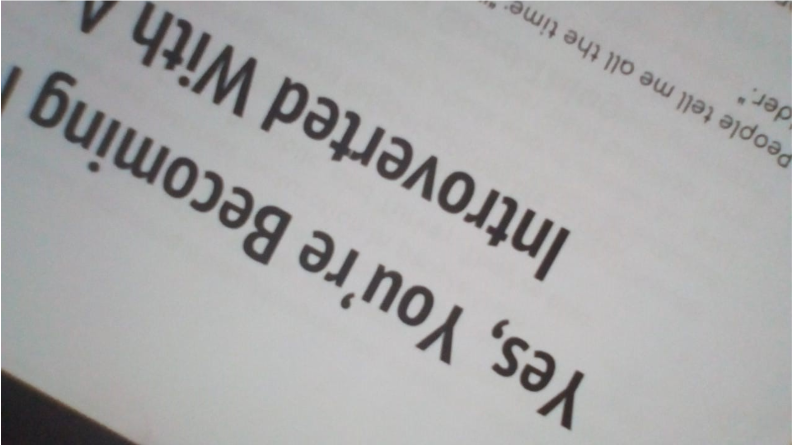
#> input picture test_cases/case_diagonal2.jpeg, 1586 x 890 px, found by its file name (shown at 1/2 size)
$ jupyter execute orientation.ipynb   (shell and % lines are left out)
#> lines starting #> are read from the running program, lines starting #| are printed output that depends on the picture; after the words box and inside, x2 and y2 are one past the last pixel; in counts of white or black regions, pixels touching at a corner belong together
### commonfunctions.py


import skimage.io as io
import cv2
import matplotlib.pyplot as plt
import numpy as np
from skimage.exposure import histogram
from matplotlib.pyplot import bar
from skimage.color import rgb2gray,rgb2hsv
from skimage.filters import threshold_otsu


# Convolution:
from scipy.signal import convolve2d
from scipy import fftpack
import math
import os


from skimage.util import random_noise
from skimage.filters import median
from skimage.feature import canny

from skimage.transform import hough_line, hough_line_peaks
from skimage.feature import canny
from skimage import data

import matplotlib.pyplot as plt
from matplotlib import cm

from mpl_toolkits.mplot3d import Axes3D  # noqa: F401 unused import

import matplotlib.pyplot as plt
from matplotlib import cm
from skimage.morphology import binary_erosion, binary_dilation, binary_closing,skeletonize, thin
from matplotlib.ticker import LinearLocator, FormatStrFormatter
import numpy as np

import math
from skimage.transform import rotate

# Edges
from skimage.filters import sobel_h, sobel, sobel_v,roberts, prewitt

# Show the figures / plots inside the notebook
def show_images(images,titles=None):
    #This function is used to show image(s) with titles by sending an array of images and an array of associated titles.
    # images[0] will be drawn with the title titles[0] if exists
    # You aren't required to understand this function, use it as-is.
    n_ims = len(images)
    if titles is None: titles = ['(%d)' % i for i in range(1,n_ims + 1)]
    fig = plt.figure()
    n = 1
    for image,title in zip(images,titles):
        a = fig.add_subplot(1,n_ims,n)
        if image.ndim == 2:
            plt.gray()
        plt.imshow(image)
        a.set_title(title)
        plt.axis('off')
        n += 1
    fig.set_size_inches(np.array(fig.get_size_inches()) * n_ims)
    plt.show()


# [43 lines left out: functions show_3d_image, show_3d_image_filtering_in_freq, showHist, not called in this run]

### orientation.ipynb
[cell 1]
from commonfunctions import *
import skimage

[cell 2]
def paper_binary_transfer(gray_image): # gray-scale from 0-1
    return_image = np.copy(gray_image)
    thresh = threshold_otsu(return_image)
#> thresh = 0.485
    for i in range(0,gray_image.shape[0]):
        for j in range(0,gray_image.shape[1]):
            if gray_image[i][j] > thresh :
                return_image[i][j] =0
            else :
                return_image[i][j] =1
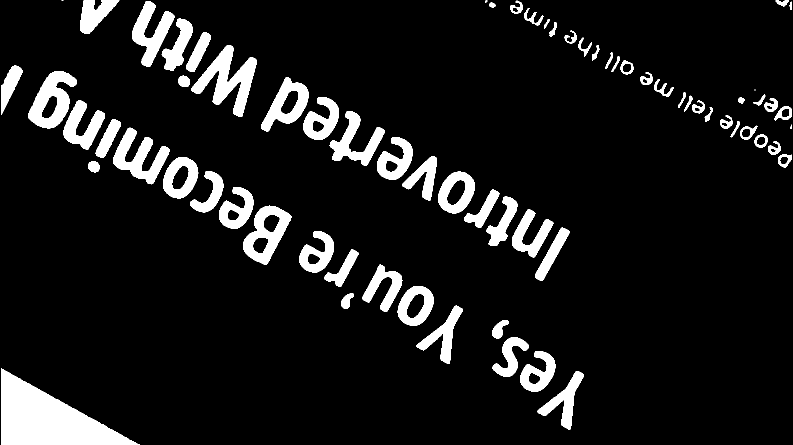
#> return_image: shape (890, 1586) float64 (shown at 1/2 size); values 0 (black) and 1 (white), 9.6% white; 70 white regions (4 under 20 px), largest, box (x1, y1, x2, y2) and area: (2, 737, 280, 890) 21311, (382, 90, 514, 234) 7334, (56, 142, 154, 257) 5682

    return return_image

[cell 3]
import cv2
my_final_img = io.imread('rotation_cases/case_diagonal2.jpeg', -1)
my_final_img = paper_binary_transfer(rgb2gray(my_final_img))
show_images([my_final_img])
#> in show_images, `n_ims = len(images)`: n_ims = 1
#> the loop in show_images, `for image,title in zip(images,titles):` made 1 pass
#> (title, n) on pass 1: ('(1)', 2)
#> after the loop in show_images, `for image,title in zip(images,titles):`: n = 2

[cell 4]
def sobel_imp(image,threshold):
#> called with threshold = 0.6
    output_x = np.copy(image)
    output_y = np.copy(image)
    output = np.copy(image)

    f1 = np.array([
        [ -1,0,1],
        [ -2,0,2],
        [ -1,0,1]
    ])
    f2 = np.array([
        [ -1,-2,-1],
        [ 0,0,0],
        [ 1,2,1]
    ])

    output_x = convolve2d(image,f2)
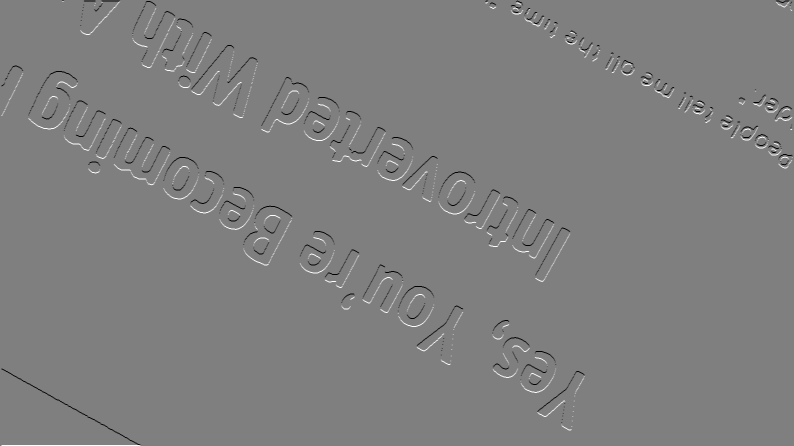
#> output_x: shape (892, 1588) float64 (shown at 1/2 size); min -4, max 4, mean 0; drawn with min black and max white
    output_y = convolve2d(image,f1)
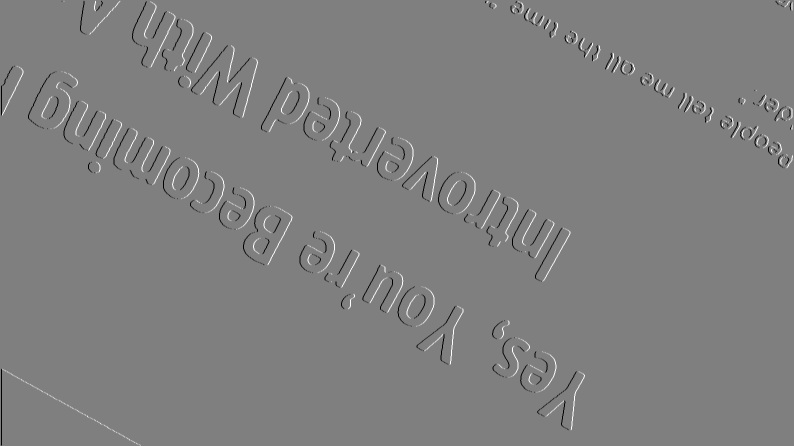
#> output_y: shape (892, 1588) float64 (shown at 1/2 size); min -4, max 4, mean 0; drawn with min black and max white


    for x in range(0,image.shape[0]):
        for y in range(0,image.shape[1]):
            output[x][y] = np.sqrt(((output_x[x][y]**2)+(output_y[x][y]**2)))
            if output[x][y] > threshold:
                output[x][y] = 255
            else :
                output[x][y] = 0
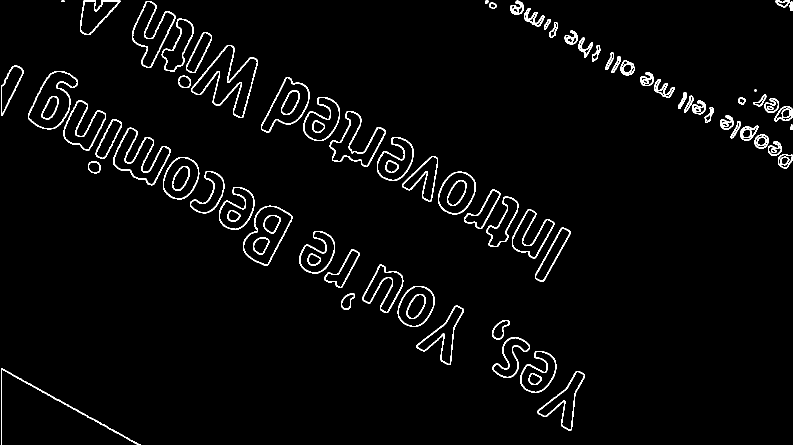
#> output: shape (890, 1586) float64 (shown at 1/2 size); 2.9% white in thin lines or dots

    show_images([output_x,output_y,output])
#> the loop in show_images (call 2), `for image,title in zip(images,titles):` made 3 passes
#> title on passes 1 to 3: '(1)', '(2)', '(3)'
#| (890, 1586)
    return output
good_sobel = sobel_imp(my_final_img,0.6)

[cell 5]
def most_frequent(List):
    counter = 0
    num = List[0]

    for i in List:
        curr_frequency = List.count(i)
        if(curr_frequency> counter):
            counter = curr_frequency
            num = i

    return num

[cell 6]
import numpy as np

from skimage.transform import hough_line, hough_line_peaks
from skimage.feature import canny
from skimage import data

import matplotlib.pyplot as plt
from matplotlib import cm

def hough1(temp_image):
    image = temp_image
    # Classic straight-line Hough transform
    # Set a precision of 0.5 degree.
    tested_angles = np.linspace(-np.pi/2 , np.pi/2, 360)
    h, theta, d = hough_line(image, theta=tested_angles)
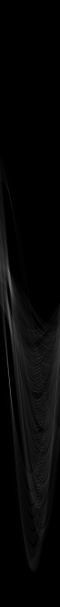
#> h: shape (3639, 360) uint64 (shown at 1/6 size); min 0, max 400, mean 11.1; drawn with min black and max white
#> theta = 360 values from -1.57 to 1.57; d = 3639 values from -1819 to 1819

    # Generating figure 1
    fig, axes = plt.subplots(1, 3, figsize=(20, 6))
    ax = axes.ravel()

    ax[0].imshow(image, cmap=cm.gray)
    ax[0].set_title('Input image')
    ax[0].set_axis_off()

    ax[1].imshow(np.log(1 + h),
                 extent=[np.rad2deg(theta[-1]), np.rad2deg(theta[0]), d[-1], d[0]],
                 cmap=cm.gray, aspect=1/1.5)
    ax[1].set_title('Hough transform')
    ax[1].set_xlabel('Angles (degrees)')
    ax[1].set_ylabel('Distance (pixels)')
    ax[1].axis('image')

    ax[2].imshow(image, cmap=cm.gray)
    origin = np.array((0, image.shape[1]))
    _, angle, dist = hough_line_peaks(h, theta, d)
#> angle = 17 values, max -1.03 at index 14, min -1.14 at index 16, mean -1.07; dist = 17 values, max 534 at index 14, min -643 at index 2, mean 87.82
    list_of_angles = []
    #print(list_of_angles)

    for i in range(0,len(angle)):
        list_of_angles.append(float("{0:.0f}".format(np.rad2deg(angle[i]))))
#> this loop made 17 passes
#> after the loop, list_of_angles = [-61, -61, -61, -61, -61, -63, -61, -61, -62, -61, -61, -61, -60, -61, -59, -61, -65]
    final_angle = most_frequent(list_of_angles)
#> in most_frequent, `num = List[0]`: num = -61
#> the loop in most_frequent, `for i in List:` made 17 passes
#> (i, curr_frequency, counter, num) on pass 1: (-61, 12, 12, -61)
#> after the loop in most_frequent, `for i in List:`: counter = 12; num = -61
#> final_angle = -61

    for _, angle, dist in zip(*hough_line_peaks(h, theta, d)):
        #if float("{0:.1f}".format(angle)) == final_angle:
        #    print(final_angle)
        print(np.rad2deg(angle))
        y0, y1 = (dist - origin * np.cos(angle)) / np.sin(angle)
            #print(origin)
            #print(y0,y1)
        ax[2].plot(origin, (y0, y1), '-r')
#> this loop made 17 passes
#> (angle, dist, y0, y1) on passes 1 to 8: (-1.07, -99, 112.7, 976.7), (-1.07, -180, 205, 1069), (-1.06, -643, 735.8, 1617.8), (-1.07, 140, -159.4, 704.6), (-1.07, 57, -64.91, 799.1), (-1.11, 434, -485.3, 308), (-1.07, 472, -537.5, 326.5), (-1.07, -164, 186.8, 1050.7)
#> (printed output is left out)
            #print("slope", (y1-origin[1]) / (y0-origin[0]))
    ax[2].set_xlim(origin)
    ax[2].set_ylim((image.shape[0], 0))
    ax[2].set_axis_off()
    ax[2].set_title('Detected lines')


    plt.tight_layout()
    plt.show()
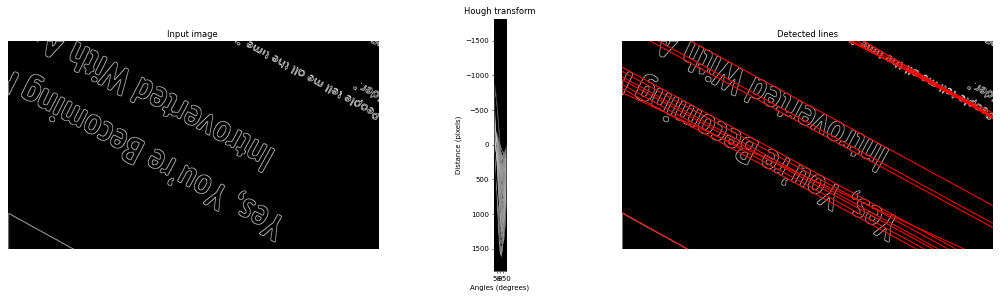
#> figure drawn by matplotlib, 3 panels
    return final_angle
print(good_sobel.shape)
angle_of_rotation1 = hough1(good_sobel)
#> angle_of_rotation1 = -61

[cell 7]
import math
from skimage.transform import rotate

rotation_angle = -(90- angle_of_rotation1)
#> rotation_angle = -151
print(rotation_angle)
#| -151.0

rotated_image = rotate(my_final_img, rotation_angle, resize=True)
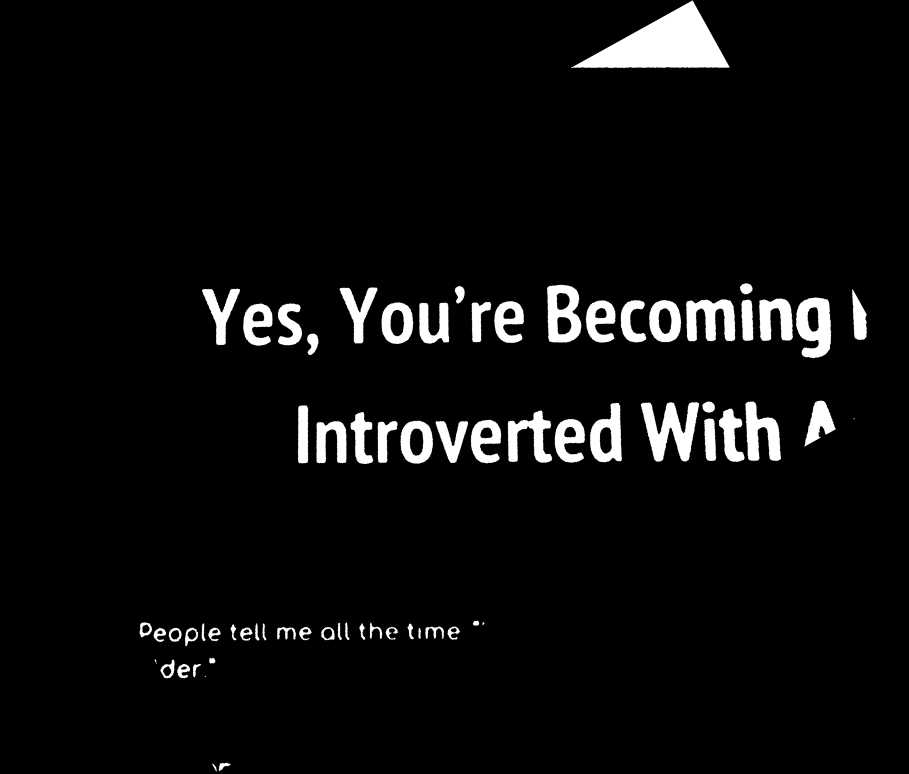
#> rotated_image: shape (1547, 1818) float64 (shown at 1/2 size); min 0, max 1, mean 0.0483
show_images([my_final_img,rotated_image])

$ run again, with test_cases/case_diagonal1.jpeg copied over test_cases/case_diagonal2.jpeg
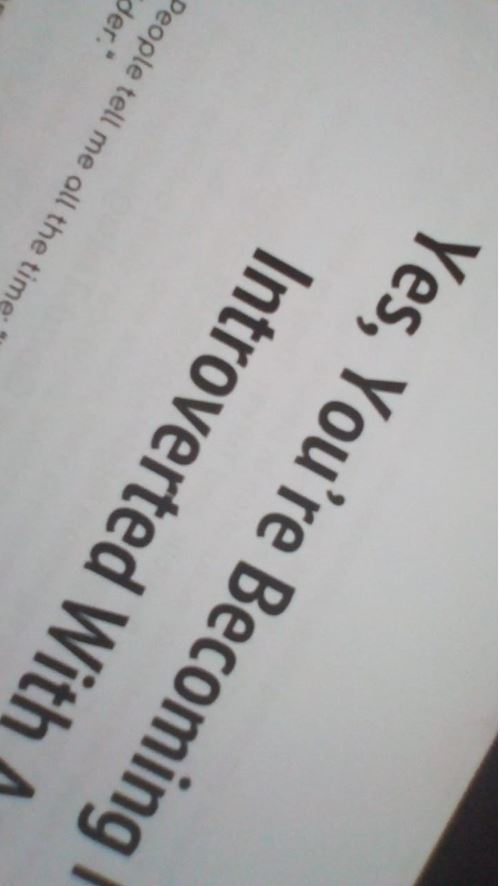
#> input picture test_cases/case_diagonal1.jpeg, 500 x 886 px, found by its file name
#> thresh = 0.484
#> after the loop in paper_binary_transfer, `for i in range(0,gray_image.shape[0]):`:
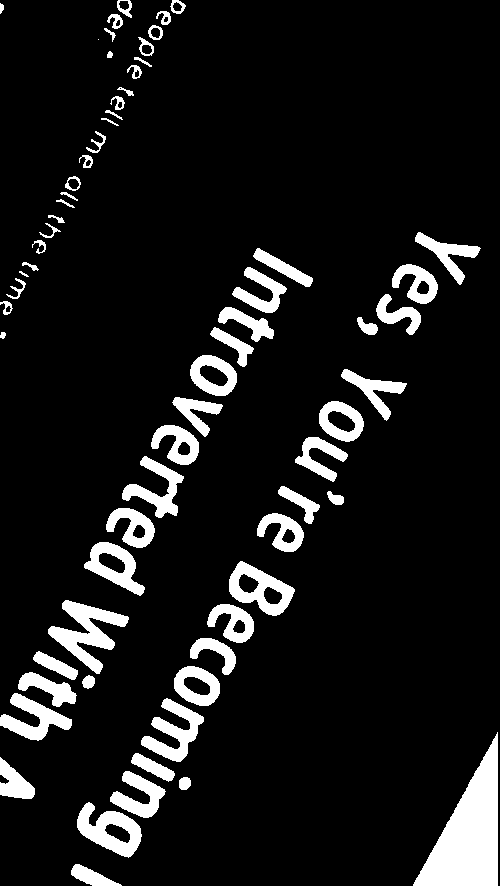
#> return_image: shape (886, 500) float64; values 0 (black) and 1 (white), 9.6% white; 66 white regions (1 under 20 px), largest, box (x1, y1, x2, y2) and area: (413, 732, 498, 886) 6609, (48, 600, 129, 674) 2314, (77, 802, 142, 858) 1797
#> n_ims = 1
#> the loop in show_images, `for image,title in zip(images,titles):` made 1 pass
#> (title, n) on pass 1: ('(1)', 2)
#> after the loop in show_images, `for image,title in zip(images,titles):`: n = 2
#> the loop in show_images (call 2), `for image,title in zip(images,titles):` made 3 passes
#> title on passes 1 to 3: '(1)', '(2)', '(3)'
#| (886, 500)
#> theta = 360 values from -1.57 to 1.57; d = 2037 values from -1018 to 1018
#> in hough1, `_, angle, dist = hough_line_peaks(h, theta, d)`: angle = [0.494, 0.494, 0.494, 0.494, 0.503, 0.494, 0.512, 0.00438, 0.381, 0.617]; dist = [523, 478, 390, 157, 347, 498, 794, 502, 457, 555]
#> the loop in hough1, `for i in range(0,len(angle)):` made 10 passes
#> after the loop in hough1, `for i in range(0,len(angle)):`: list_of_angles = [28, 28, 28, 28, 29, 28, 29, 0, 22, 35]
#> in most_frequent, `num = List[0]`: num = 28
#> the loop in most_frequent, `for i in List:` made 10 passes
#> (i, curr_frequency, counter, num) on pass 1: (28, 5, 5, 28)
#> after the loop in most_frequent, `for i in List:`: counter = 5; num = 28
#> the loop in hough1, `for _, angle, dist in zip(*hough_line_peaks(h, theta, d)): #if float("..` made 10 passes
#> (angle, dist, y0, y1) on passes 1 to 8: (0.494, 523, 1102.1, 174.7), (0.494, 478, 1007.3, 79.83), (0.494, 390, 821.9, -105.6), (0.494, 157, 330.9, -596.6), (0.503, 347, 719.6, -188.8), (0.494, 498, 1049.5, 122), (0.512, 794, 1620.9, 731), (0.00438, 502, 114730.7, 458.2)
#> (printed output is left out)
#> rotation_angle = -62
#| -62.0
#> `rotated_image = rotate(my_final_img, rotation_angle, resize=True)`:
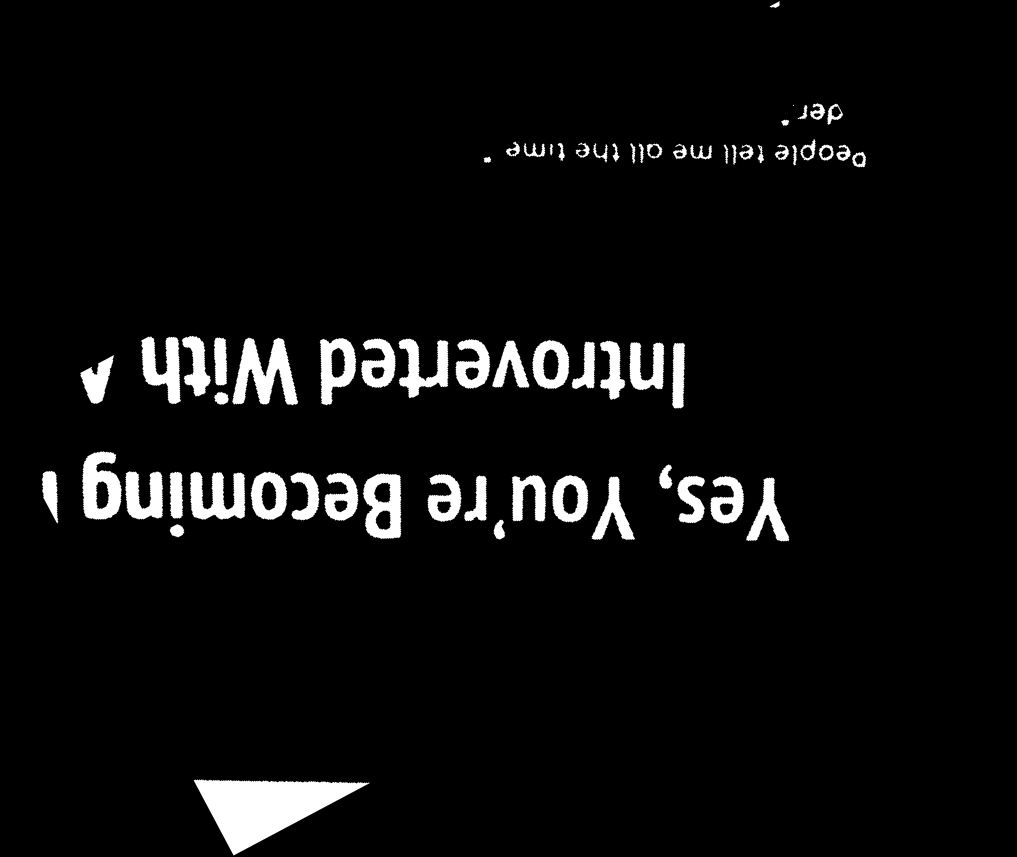
#> rotated_image: shape (857, 1017) float64; min 0, max 1, mean 0.0489
